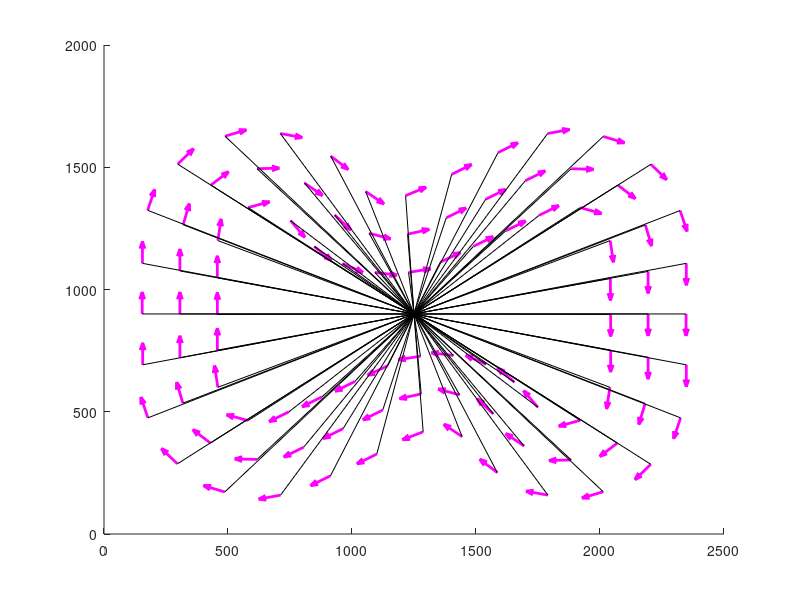

This chart was generated by the following MATLAB code:
close all;
clear all;
load('StartPose');

fig = figure;
set(fig, 'Position', [1600 -150 25*60 18*60]); %% matej
hold on;

for i = 1:length(StartPose)
    x = StartPose(i).x;
    y = StartPose(i).y;
    fi = StartPose(i).fi;
    
    r = 100;
    quiver(x,y,r*cos(fi),r*sin(fi),'m','LineWidth',2)
end

Point  = struct('x',0,...
                'y',0,...
                'fi',0,...
                'theta',0);
           
Points = [];

for i = 1:length(StartPose)
    x = double(StartPose(i).x);
    y = double(StartPose(i).y);
    fi = StartPose(i).fi;
    
    Point.x = double(x);
    Point.y = double(y);
    Point.fi = fi;
    Point.theta = atan2(y-900,x-1250);
    
    Points = [Points Point];
    
    d = sqrt((x-1250)^2 + (y-900)^2);
    plot([1250 1250+d*cos(Point.theta)], [900 900+d*sin(Point.theta)], 'k-')
end

save('PointsWithTheta.mat', 'Points');












    
